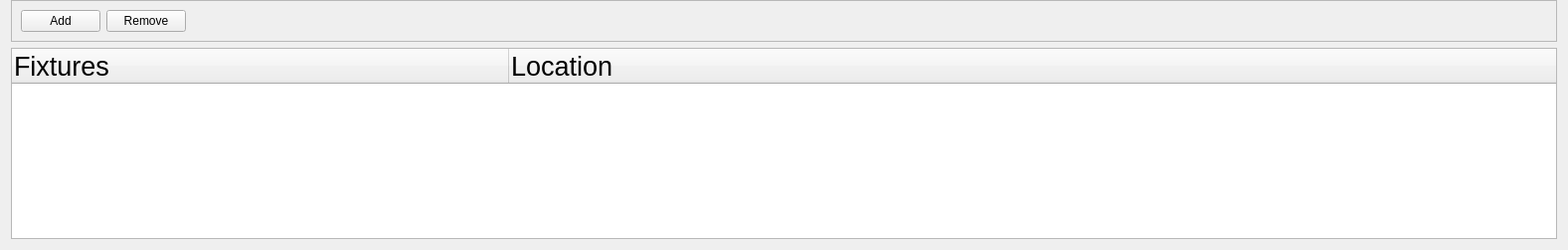
     <widget class="QWidget" name="fixture_page">
      <layout class="QVBoxLayout" name="verticalLayout_6">
       <property name="topMargin">
        <number>0</number>
       </property>
       <item>
        <widget class="QFrame" name="fixture_topper">
         <property name="frameShape">
          <enum>QFrame::Shape::StyledPanel</enum>
         </property>
         <property name="frameShadow">
          <enum>QFrame::Shadow::Raised</enum>
         </property>
         <layout class="QHBoxLayout" name="horizontalLayout_4">
          <item>
           <widget class="QPushButton" name="fixture_add_btn">
            <property name="text">
             <string>Add</string>
            </property>
           </widget>
          </item>
          <item>
           <widget class="QPushButton" name="fixture_remove_btn">
            <property name="text">
             <string>Remove</string>
            </property>
           </widget>
          </item>
          <item>
           <spacer name="horizontalSpacer_4">
            <property name="orientation">
             <enum>Qt::Orientation::Horizontal</enum>
            </property>
            <property name="sizeHint" stdset="0">
             <size>
              <width>1369</width>
              <height>20</height>
             </size>
            </property>
           </spacer>
          </item>
         </layout>
        </widget>
       </item>
       <item>
        <widget class="QTreeWidget" name="fixture_tree_widget">
         <property name="font">
          <font>
           <pointsize>20</pointsize>
          </font>
         </property>
         <property name="iconSize">
          <size>
           <width>32</width>
           <height>32</height>
          </size>
         </property>
         <attribute name="headerDefaultSectionSize">
          <number>500</number>
         </attribute>
         <column>
          <property name="text">
           <string>Fixtures</string>
          </property>
         </column>
         <column>
          <property name="text">
           <string>Location</string>
          </property>
          <property name="toolTip">
           <string>Format: &quot;{universe}&gt;{first address}-{last address}&quot;</string>
          </property>
          <property name="textAlignment">
           <set>AlignLeading|AlignVCenter</set>
          </property>
         </column>
        </widget>
       </item>
      </layout>
     </widget>
